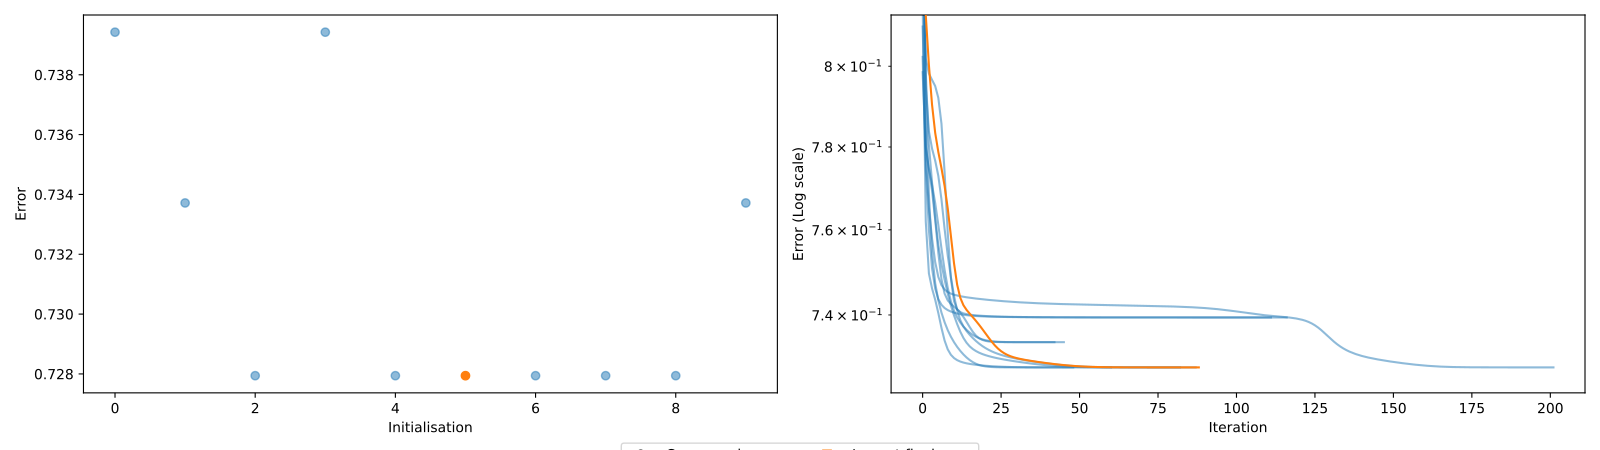

Reproduce this figure in Python.
import numpy as np
import matplotlib.pyplot as plt
from tensorly.random import random_cp
from tensorly.decomposition import parafac
from tlviz.visualisation import optimisation_diagnostic_plots
rng = np.random.RandomState(1)
cp_tensor = random_cp((5, 6, 7), 2, random_state=rng)
dataset = cp_tensor.to_tensor() + rng.standard_normal((5, 6, 7))
errs = []
for i in range(10):
    errs.append(parafac(dataset, 3, n_iter_max=500, return_errors=True, init="random", random_state=rng)[1])
fig, axes = optimisation_diagnostic_plots(errs, 500)
plt.show()
